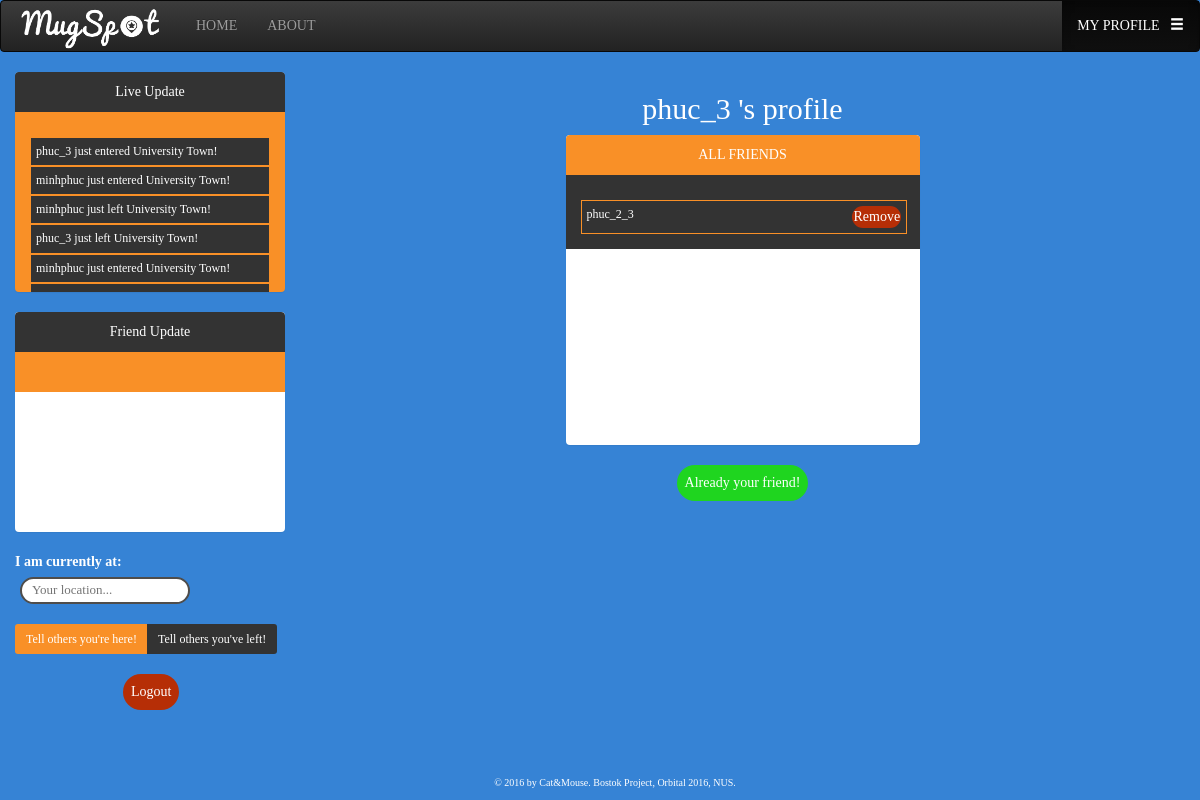
Screenshot of /mugspot/usrprof/21/ (signed in) with the database file from the repository.
### mugspot/models.py (models this page shows, shortened)
class LiveUpdate(models.Model):
	username = models.CharField(max_length=200, default="")
	status = models.BooleanField(default=True)
	date_time = models.DateTimeField(default=timezone.now)
	place = models.ForeignKey(MugSpot,
		on_delete=models.CASCADE,
		blank=True,
		null=True,
		)

class MugSpot(models.Model):
	ancestor_spot = models.ForeignKey(
		'self',
		on_delete=models.CASCADE,
		null=True,
		blank=True,
		)
	spot_name = models.CharField(max_length=200)
	capacity = models.IntegerField(default=0)
	occupied = models.IntegerField(default=0)
	detail_lvl = models.IntegerField(default=0)
	lat_lmt_min = models.FloatField(default=0)
	lat_lmt_max = models.FloatField(default=0)
	lng_lmt_min = models.FloatField(default=0)
	lng_lmt_max = models.FloatField(default=0)

class Person(models.Model):
	user = models.OneToOneField(User,
							on_delete=models.CASCADE,
							primary_key=True,
							default=None,
							)
	friends = models.ManyToManyField('self', blank=True, default=None)
	faculty = models.CharField(max_length=200, default=None)

### mugspot/views.py (the view)
# urls.py: url(r'^usrprof/(?P<user_id>[0-9]+)/$', views.user_profile_view, name='user_profile_view'),
@login_required # Still incomplete -- research more
def user_profile_view(request, user_id=0):
	user = User.objects.filter(id=user_id)[0]
	stalker = request.user
	user_indicator = 0 # Used to check if the user is logged in
	if (stalker.is_authenticated()):
		user_indicator = 1
	else:
		user_indicator = 0
	if request.method == 'GET':
		person = Person.objects.filter(user=user)[0]
		account_form = AccountDetailForm(initial={
			'user_name': user.username,
			'user_email': user.email,
			'user_faculty': person.faculty,
		}) # Display user account detail
		location_form = LocationForm() # Display location box for user to type into
		live_update_list = LiveUpdate.objects.all().order_by('date_time') # Display live update list
		friend_update_list = FriendUpdate.objects.filter(receiver=user).order_by('date_time') # Display friend update list
		if len(friend_update_list) > 20:
			friend_update_list = friend_update_list[:20]
		friend_request_list = FriendRequest.objects.filter(receiver=user).order_by('-date_time') # Display friend request list
		friend_list = person.friends.all() # Display all friends list
		addfriend_indicator = 0 # Help decide the status of the add friend button
		person_2 = Person.objects.filter(user=stalker)[0]
		if (person_2 in friend_list):
			addfriend_indicator = 2 # stalker and user whose profile being shown are friends
		else:
			relevant_request = FriendRequest.objects.filter(sender=stalker,receiver=user)
			if len(relevant_request) == 0:
				addfriend_indicator = 0 # stalker has not added user whose profile is being shown as a friend
			else:
				addfriend_indicator = 1 # stalker has added user whose profile is being shown as a friend
		return render(request, 'mugspot/userprofile.html', {
				'live_update_list':live_update_list,
				'friend_update_list': friend_update_list,
				'location_form': location_form,
				'account_form': account_form,
				'friend_list': friend_list,
				'friend_request_list': friend_request_list,
				'user_prof': user,
				'stalker': stalker,
				'user_indicator': user_indicator,
				'addfriend_indicator': addfriend_indicator,
			})

### mugspot/forms.py
class LocationForm(forms.Form):
	user_location = forms.CharField(label='Location', max_length=200)

class AccountDetailForm(forms.Form):
	user_name = forms.CharField(label='Username', max_length=200, disabled=True)
	user_email = forms.EmailField(label='Email', max_length=254, disabled=True)
	user_faculty = forms.CharField(label='Faculty', max_length=200, disabled=True)
	class Meta:
		model = User # Specify the model that this form is related to?
		fields = ['user_name', 'user_email', 'user_faculty']
		widgets = {
			'user_name': forms.TextInput(
					attrs={'id':'User-username', 'required':False, 'style': 'width:100%;height:20px;border-radius:30px;border:0px;',}
				),
			'user_email': forms.EmailInput(
					attrs={'id':'User-useremail', 'required':False, 'style': 'width:100%;height:20px;border-radius:30px;border:0px;',}
				),
			'user_faculty': forms.TextInput(
					attrs={'id':'User-userfaculty', 'required':False, 'style': 'width:100%;height:20px;border-radius:30px;border:0px;',}
				),
		}

### mugspot/templates/mugspot/userprofile.html (shortened to what this page needs)
<!DOCTYPE html>
<html lang="en">
	<head>
		<link rel="stylesheet" href="https://maxcdn.bootstrapcdn.com/bootstrap/3.3.6/css/bootstrap-theme.min.css">
		<link rel="stylesheet" href="https://maxcdn.bootstrapcdn.com/bootstrap/3.3.6/css/bootstrap.min.css">
	</head>
	<body>
		{% load staticfiles %}
		<nav class="navbar navbar-inverse">
	  		<div class="container-fluid">
    			<div class="navbar-header">
					<a class="navbar-brand" href="{% url 'mugspot:index' %}"><img src="{% static 'mugspot/logo.png' %}" width="150" height="45" style="position: relative; top:-10px; "  alt="Logo"></a>
				</div>
    			<div class="nav navbar-nav">
      				<li><a href = "{% url 'mugspot:index' %}">HOME</a></li>
      				<li><a href="{% url 'mugspot:about' %}"> ABOUT </a></li>
    			</div>
    			<div class="nav navbar-nav navbar-right">
        			<li class="active"> <a href="{% url 'mugspot:user_profile_view' user_prof.id %}"> MY PROFILE &nbsp; <span class="glyphicon glyphicon-menu-hamburger"></span></a> </li>
      			</div>
  			</div>
		</nav>
		<div class="row">
			<div class="container-fluid">
				<div class = "col-md-3" style="padding:0px;">
					<div class="container-fluid">
						{% if user_indicator == 0 %}
						<div class="panel panel-default" style="height:310px;" >
							<div class="panel-heading"> Live Update </div>
							<div class="panel-body">
								<div id="live_update">
									<ul>
									{% for live_update_element in live_update_list %}
										{% if live_update_element.place == null and live_update_element.status == True %}
										<li>
											{{ live_update_element.username }} just entered a new MugSpot!
										</li>
											{% elif live_update_element.place == null and live_update_element.status != True %}
										<li>
											{{ live_update_element.username }} just left a new MugSpot!
										</li>
											{% elif live_update_element.place != null and live_update_element.status != True %}
										<li>
											{{ live_update_element.username }} just left {{ live_update_element.place.spot_name }}!
										</li>
											{% else %}
										<li>
											{{ live_update_element.username }} just entered {{ live_update_element.place.spot_name }}!
										</li>
											{% endif %}
										{% endfor %}
									</ul>
								</div>
							</div>
						</div>
						<div class="panel panel-default" style ="height:310px;">
							<div class="panel-heading"> Friend Update </div>
							<div class="panel-body">
								<div id="friend_update">
									<ul>
										{% for friend_update in friend_update_list %}
										{% if friend_update.mug_spot == "" and friend_update.status == True %}
										<li>
											{{ friend_update.sender.username }} just entered a new Mug Spot!
										</li>
										{% elif friend_update.mug_spot == "" and friend_update.status != True %}
										<li>
											{{ friend_update.sender.username }} just left a new Mug Spot!
										</li>
										{% elif friend_update.mug_spot != "" and friend_update.status != True %}
										<li>
											{{ friend_update.sender.username }} just left {{ friend_update.mug_spot }}!
										</li>
										{% else %}
										<li>
											{{ friend_update.sender.username }} just entered {{ friend_update.mug_spot }}!
										</li>
										{% endif %}
										{% endfor %}
									</ul>
								</div>
							</div>
						</div>
						{% else %}
						<div class="panel panel-default" style="height:220px;" >
							<div class="panel-heading"> Live Update </div>
							<div class="panel-body">
								<div id="live_update">
									<ul>
									{% for live_update_element in live_update_list %}
										{% if live_update_element.place == null and live_update_element.status == True %}
										<li>
											{{ live_update_element.username }} just entered a new MugSpot!
										</li>
											{% elif live_update_element.place == null and live_update_element.status != True %}
										<li>
											{{ live_update_element.username }} just left a new MugSpot!
										</li>
											{% elif live_update_element.place != null and live_update_element.status != True %}
										<li>
											{{ live_update_element.username }} just left {{ live_update_element.place.spot_name }}!
										</li>
											{% else %}
										<li>
											{{ live_update_element.username }} just entered {{ live_update_element.place.spot_name }}!
										</li>
											{% endif %}
										{% endfor %}
									</ul>
								</div>
							</div>
						</div>
						<div class="panel panel-default" style ="height:220px;">
							<div class="panel-heading"> Friend Update </div>
							<div class="panel-body">
							</div>
						</div>
						<div id="myLocation">
							<form action="{% url 'mugspot:user_profile_view' %}" method="POST">
								<div class="fieldWrapper">
									<label> I am currently at: </label>
									<input type="text" value="{{ location_form.location_name }}" placeholder="Your location..." onfocus="this.placeholder = ''" onblur="this.placeholder = 'Your location...'" />
								</div>
							</form>
						</div>
						<br>
						<div class="btn-group btn-group-sm" role="group" aria-label="...">
							<button type="button" class="btn btn-secondary" style="background-color: #F99027"><a href="{% url 'mugspot:tellfriendsview' %}">Tell others you're here!</a></button>
							<button type="button" class="btn btn-secondary" style="background-color: #333333;"><a href="{% url 'mugspot:tellfriendsview' %}">Tell others you've left!</a></button>
						</div>
						<button type="submit" class="btn" style="background-color:#B62E06; margin-left:40%;"> <a href="{% url 'mugspot:logout' %}"> Logout </a></button>
						{% endif %}
				   		<div class="bottom-default"> &copy; 2016 by Cat&Mouse. Bostok Project, Orbital 2016, NUS. </div>
					</div>
				</div>
			{% if stalker.username != user_prof.username %}
			<div class = "col-md-9" style="padding-left:0px">
				<h2 style="text-align:center"> {{ user_prof.username }} 's profile </h2>
				<div class="box">
					<div class="panel panel-default" style="height:310px;width:40%;margin-left:30%;" >
						<div class="panel-heading" style="background-color:#F99027 !important;"> ALL FRIENDS </div>
						<div class="panel-body" style="background-color:#333333">
							<div id="friendlist">
								<ul>
									{% for friend in friend_list %}
									<li style="width:115%">
										<a href="{% url 'mugspot:user_profile_view' friend.user.id %}" style="color:white;text-decoration:none;;">{{ friend.user.username }}</a>
										<button type="submit" class="btn" style="background-color:#B62E06; float:right;padding:0px;margin-bottom:0px;"> Remove</button>
									</li>
										{% endfor %}
								</ul>
							</div>
						</div>
					</div>
					{% if addfriend_indicator == 0 %}
					<div id="addFriendArea">
						<button type="button" class="btn" style="background-color:##B62E06" id="addFriendButton" onclick="createRequest();"><div id="addfriendsender">{{ stalker.username }}</div>, you can add <div id="addfriendreceiver">{{ user_prof.username }}</div> as a friend!</button>
					</div>
					{% elif addfriend_indicator == 1 %}
					<div id="addFriendArea">
						<button type="button" class="btn" style="background-color:##B62E06" id="{{ user_prof.username }}" onclick="undoRequest(this.id);">Cancel request</button>
					</div>
					{% elif addfriend_indicator == 2 %}
					<div id="addFriendArea">
						<button type="button" type="button" class="btn" style="background-color:#1FD51F" id="{{ user_prof.username }}">Already your friend!</button>
					</div>
					{% endif %}
					{% endif %}
				</div>
			</div>
				</div>
			</div>
	</body>
</html>

### mugspot/templates/mugspot/userprofile.html (style rules this page uses)
.panel { text-align: center; border: none; overflow: scroll; }
.panel > .panel-heading { background-image: none; background-color: #333333!important; color: white; border: none; }
.panel > .panel-body { background-image: none; background-color: #F99027; color: white; border: none; overflow-:scroll; }
.btn { border-radius: 50px; background-image: none; color: white; padding:7px; margin-bottom:20px; right:0%; -webkit-appearance:none; }
.btn > a { color:white; text-decoration: none; }
.bottom-default { position: fixed; bottom: 10px; font-size: 10px; color: white; width: 100%; text-align: center; }
input[type] { width: 170px; border: 2px solid; border-color:#4F4D4B ; font-size: 13px; background-color: white; padding: 2px 10px 2px 10px; -webkit-transition: width 0.4s ease-in-out; transition: width 0.4s ease-in-out; margin-left:5px; border-radius: 30px; color: black; display:inline; }
a { color: #4494E8; }
body { background-color:#3683D5; width: 100%; height: 100%; font-family: "Palatino Linotype", "Book Antiqua", Palatino, serif; overflow: scroll; color: white; }
ul { list-style:none; }
ul li { float:left; width:120%; padding:5px; margin-left: -40px; margin-right: 40px; text-align: left; font-size:12px; border:1px solid ; border-color: #F99027; background-color: #333333; }
.box { width:100%; text-align: center; }

### rows the page displays
LiveUpdate: username "phuc_3", place.spot_name "University Town"
LiveUpdate: username "minhphuc", place.spot_name "University Town"
LiveUpdate: username "minhphuc", place.spot_name "University Town"
LiveUpdate: username "phuc_3", place.spot_name "University Town"
LiveUpdate: username "minhphuc", place.spot_name "University Town"
Person: user.username "phuc_2_3"

### other values shown
{{ user_prof.username }} "phuc_3"
